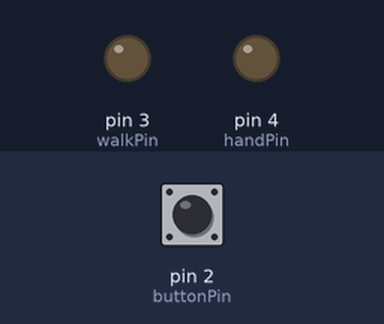
Bench run of a sketch on a simulated Arduino Uno, built with avr-gcc and run on an emulated ATmega328P. On the bench: output pins drawn as LEDs (lit = HIGH). The test bench sets the inputs (shaded band); at power-on: pin 2 (buttonPin) HIGH.

Above: at 0.1 s.
At 4.1 s:
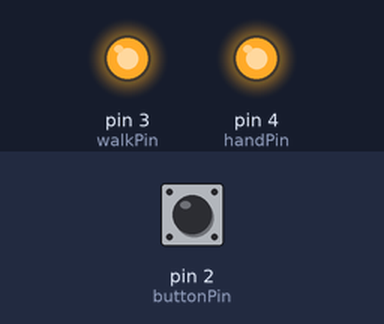
At 6.6 s:
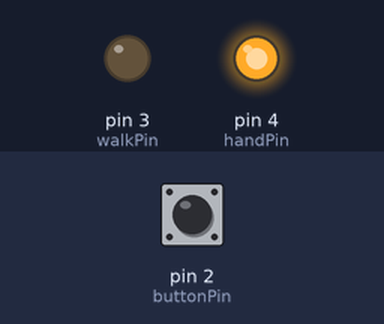
At 44.6 s:
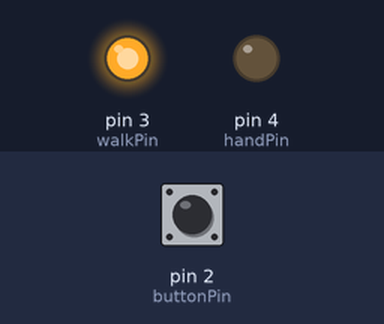
Timing chart, 0 to 46.1 s (numbered marks = the images above):
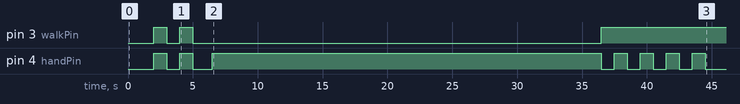

The sketch:

streetLamp.ino
```cpp
int walkPin = 3;
int handPin = 4;
int buttonPin = 2;
int mode = 0;
int selection = 0;
int critical = 0;

void setup() {
  // Set up Pins/Interrupt
  pinMode(walkPin, OUTPUT);
  pinMode(handPin, OUTPUT);
  pinMode(buttonPin, INPUT_PULLUP);
  Serial.begin(9600);        // initialize serial communication

  delay(1000);
  digitalWrite(handPin, LOW);
  digitalWrite(walkPin, LOW);
  delay(1000);
  digitalWrite(handPin, HIGH);
  digitalWrite(walkPin, HIGH);
  delay(1000);
  digitalWrite(handPin, LOW);
  digitalWrite(walkPin, LOW);
  delay(1000);
  digitalWrite(handPin, HIGH);
  digitalWrite(walkPin, HIGH);
  delay(1000);
  digitalWrite(handPin, LOW);
  digitalWrite(walkPin, LOW);
  delay(1000);

  if(digitalRead(buttonPin) == LOW){
    attachInterrupt(digitalPinToInterrupt(buttonPin), buttonPressed, FALLING);

    mode = 0;
  }else{
    mode = 1;
  }
  delay(500);
}

void loop(){
  if(mode == 0){ // Mode to allow user to manually change light setting via ISR
    if(selection == 0){
      digitalWrite(handPin, LOW);
      digitalWrite(walkPin, LOW);
    }else if(selection == 1){
      digitalWrite(handPin, HIGH);
      digitalWrite(walkPin, LOW);
    }else if(selection == 2){
      digitalWrite(handPin, LOW);
      digitalWrite(walkPin, HIGH);
    }else{
      digitalWrite(walkPin, HIGH);
      digitalWrite(walkPin, HIGH);
    }
    delay(100);
  }else{ // Street lamp mode

    // Walk
    digitalWrite(handPin, HIGH);
    digitalWrite(walkPin, LOW);
    delay(30000);

    // Flash hand
    digitalWrite(walkPin, HIGH);

    digitalWrite(handPin, LOW);
    delay(1000);
    digitalWrite(handPin, HIGH);
    delay(1000);
    digitalWrite(handPin, LOW);
    delay(1000);
    digitalWrite(handPin, HIGH);
    delay(1000);
    digitalWrite(handPin, LOW);
    delay(1000);
    digitalWrite(handPin, HIGH);
    delay(1000);
    digitalWrite(handPin, LOW);
    delay(1000);
    digitalWrite(handPin, HIGH);
    delay(1000);

    // Solid hand
    digitalWrite(handPin, LOW);
    delay(30000);
  }
}

void buttonPressed(){
  if(critical == 0){
    critical = 1;
    Serial.println("Button pressed");
    if(selection <4){
      selection++;
    }else{
      selection = 0;
    }
    delay(500);
    critical = 0;
  }
}
```

Measured:
- by itself, pin 3 (walkPin): HIGH → LOW at 3.0 s, → HIGH 1.0 s later, → LOW 1.0 s later, → HIGH 31.5 s later
- by itself, pin 4 (handPin): goes LOW 1.0 s, HIGH 1.0 s, LOW 1.5 s, HIGH 30.0 s, 4 × (LOW 1.0 s, HIGH 1.0 s), then LOW
